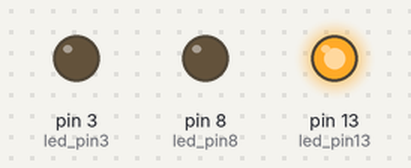
This sketch was run on a simulated Arduino Uno, built with avr-gcc and run on an emulated ATmega328P. On the bench: output pins drawn as LEDs (lit = HIGH).

Above: at 0.2 s.
At 0.7 s:
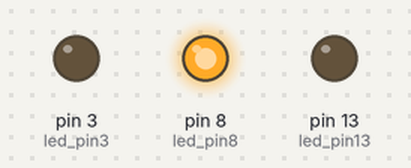
At 2.7 s:
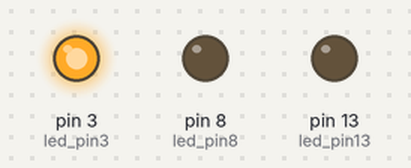
Timing chart, 0 to 3.5 s (numbered marks = the images above):
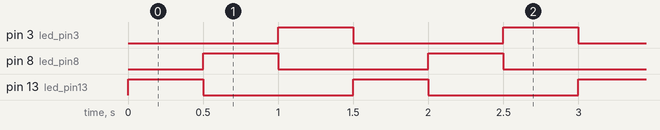

The sketch:

BlinkSequential.ino
```cpp
/*
  Sequential Blink

  Blink 3 LEDs in order

*/
#define led_pin13 13
#define led_pin8 8
#define led_pin3 3

// the setup function runs once when you press reset or power the board
void setup() {
  // initialize digital pin LED_BUILTIN as an output.
  pinMode(led_pin13, OUTPUT);
  pinMode(led_pin8, OUTPUT);
  pinMode(led_pin3, OUTPUT);
}

// the loop function runs over and over again forever
int i = 1;

void loop() {
  for(int x = 0; x < 3; x++){
    if (x == 0){
      digitalWrite(led_pin13, HIGH);
      digitalWrite(led_pin8, LOW);
      digitalWrite(led_pin3, LOW);
    } else if ( x == 1 ) {
      digitalWrite(led_pin13, LOW);
      digitalWrite(led_pin8, HIGH);
      digitalWrite(led_pin3, LOW);
    } else {
      digitalWrite(led_pin13, LOW);
      digitalWrite(led_pin8, LOW);
      digitalWrite(led_pin3, HIGH);
    }
    delay(500);
  }
}
```

Measured:
- by itself, pin 3 (led_pin3), pin 8 (led_pin8), pin 13 (led_pin13): alternates HIGH for 0.50 s and LOW for 1.0 s
- by itself, everything shown: repeats every 1.5 s, in 3 steps
